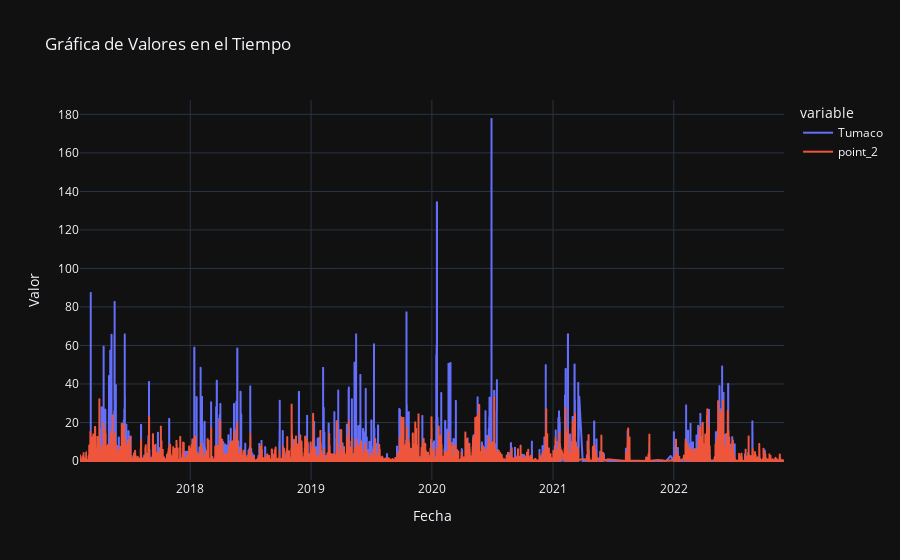

Notebook source saved alongside this figure:
### Code cell
import plotly.express as px

# Asegurar que el índice sea datetime
dataset.index = pd.to_datetime(dataset.index)

# Crear la gráfica en Plotly
fig = px.line(dataset, title='Gráfica de Valores en el Tiempo')

# Personalizar el gráfico con etiquetas y títulos
fig.update_layout(
    xaxis_title='Fecha',
    yaxis_title='Valor',
    template='plotly_dark'  # O puedes usar 'plotly' para un estilo claro
)

# Mostrar la gráfica
fig.show()
correlation = dataset[red_mpomm_metadata['station']].corr(dataset[msweb_metadata['name']])
correlation

### Figure 1 — Plotly figure (JSON) as saved in the notebook; plotly's stock layout.template omitted (floating-point values rounded to 4 significant figures; data arrays with more than 128 entries replaced by an {"elided": "..."} marker saying what was removed)
{"data": [{"hovertemplate": "variable=Tumaco<br>index=%{x}<br>value=%{y}<extra></extra>", "legendgroup": "Tumaco", "line": {"color": "#636efa", "dash": "solid"}, "marker": {"symbol": "circle"}, "mode": "lines", "name": "Tumaco", "showlegend": true, "type": "scattergl", "x": {"elided": "14026 str values"}, "xaxis": "x", "y": {"elided": "14026 float values"}, "yaxis": "y"}, {"hovertemplate": "variable=point_2<br>index=%{x}<br>value=%{y}<extra></extra>", "legendgroup": "point_2", "line": {"color": "#EF553B", "dash": "solid"}, "marker": {"symbol": "circle"}, "mode": "lines", "name": "point_2", "showlegend": true, "type": "scattergl", "x": {"elided": "14026 str values"}, "xaxis": "x", "y": {"elided": "14026 float values"}, "yaxis": "y"}], "layout": {"legend": {"title": {"text": "variable"}, "tracegroupgap": 0}, "title": {"text": "Gráfica de Valores en el Tiempo"}, "xaxis": {"anchor": "y", "domain": [0, 1], "title": {"text": "Fecha"}}, "yaxis": {"anchor": "x", "domain": [0, 1], "title": {"text": "Valor"}}}}
